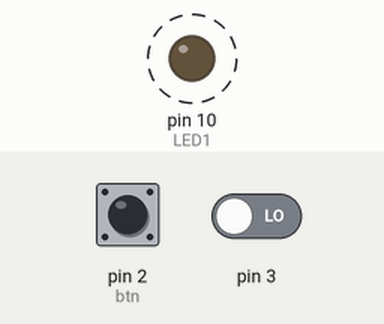
A sketch run on a simulated Arduino Uno, built with avr-gcc and run on an emulated ATmega328P. On the bench: output pins drawn as LEDs (lit = HIGH). Dashed ring = blinking. The inputs (shaded band) are chosen by the test bench; at power-on: pin 2 (btn) LOW, pin 3 LOW. What the sketch prints to the serial monitor is not drawn.

Above: at 2.8 s.
2.9 s: pin 2 (btn) pulled HIGH for 1.2 s
Timing chart, 0 to 12.4 s (numbered marks = the images above; inputs shaded):
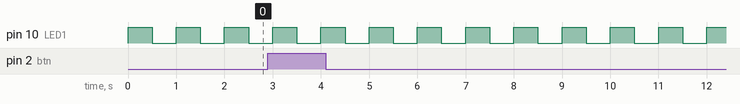

The sketch:

incisoI.ino
```cpp
const int LED1 = 10;
const int btn = 2;

int buttonState = 0;
int tiemp = 500;
int counter =0;

void setup()
{
  interrupts();
  pinMode(LED1,OUTPUT);
  attachInterrupt(digitalPinToInterrupt(btn), btnPress, RISING);

  cli();
  DDRD &= ~(1 << DDD1);
  PORTD |= (1 << PORTD1);
  EICRA |= (1 << ISC10);
  EIMSK |= (1 << INT1);
  sei();

  Serial.begin(9600);
}

void loop()
{
  buttonState = digitalRead(btn);
  digitalWrite(LED1,HIGH);
  delay(tiemp);
  digitalWrite(LED1,LOW);
  delay(tiemp);
}

void btnPress(){
  counter = counter+1;
  Serial.println(counter);
}
```

Measured:
- by itself, pin 10 (LED1): alternates HIGH for 0.50 s and LOW for 0.50 s
